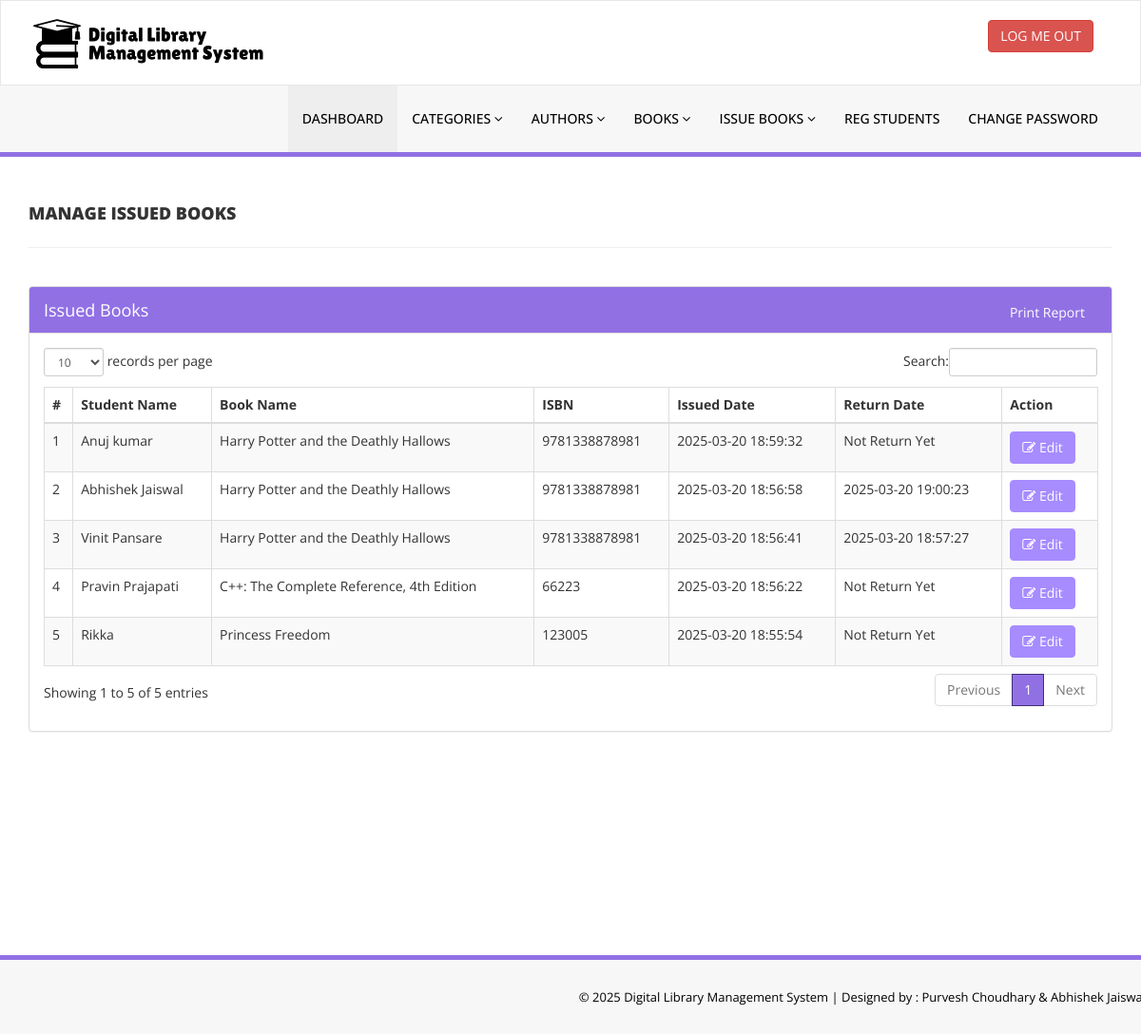
The page /admin/manage-issued-books.php (signed in) on the database as committed earlier.
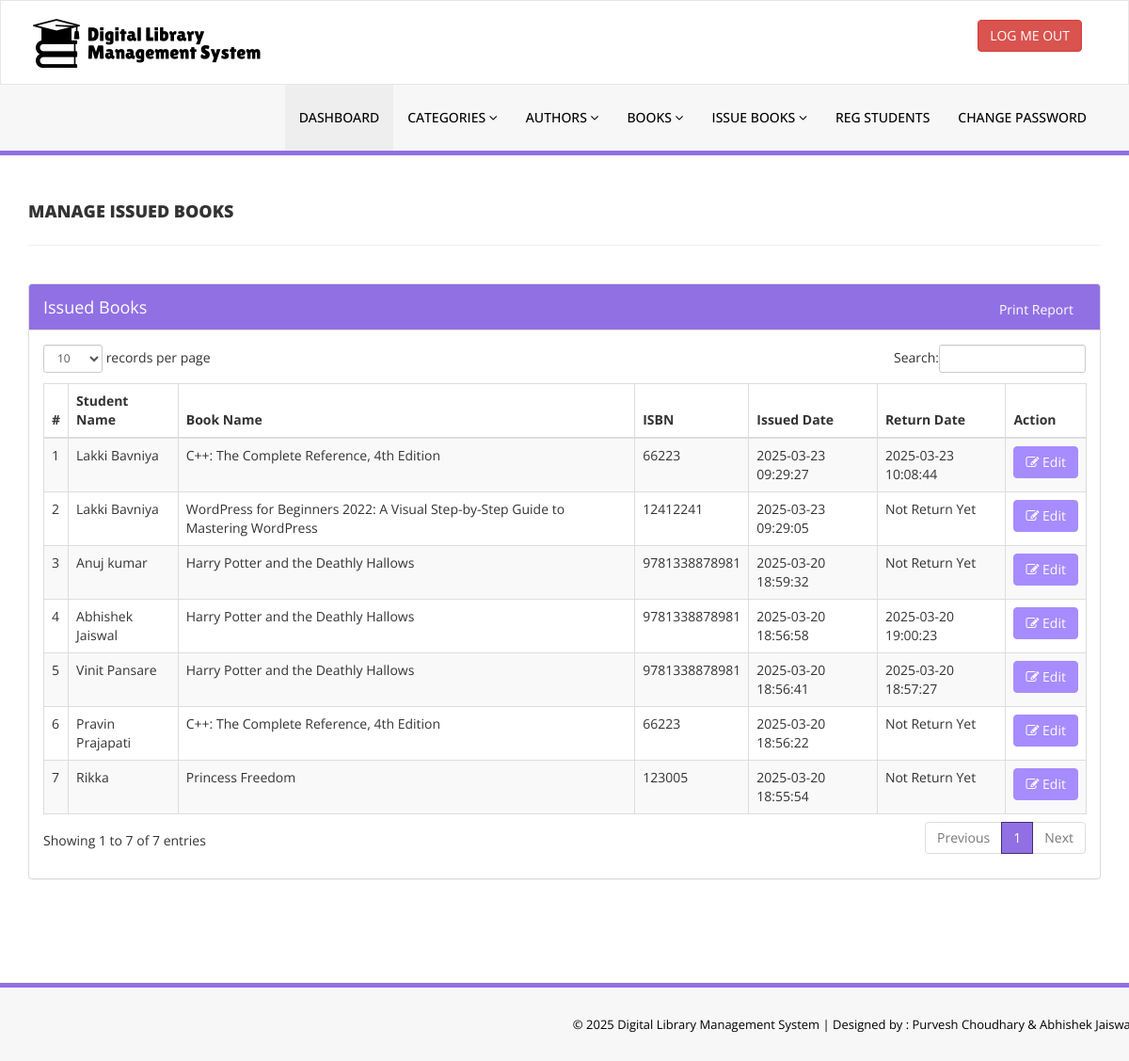
The same page on the database as committed later.
### tables this page shows
CREATE TABLE `tblissuedbookdetails` (
  `id` int(11) NOT NULL,
  `BookId` int(11) DEFAULT NULL,
  `StudentID` varchar(150) DEFAULT NULL,
  `IssuesDate` timestamp NULL DEFAULT current_timestamp(),
  `ReturnDate` timestamp NULL DEFAULT NULL ON UPDATE current_timestamp(),
  `ReturnStatus` int(1) DEFAULT NULL,
  `fine` int(11) DEFAULT NULL
);

CREATE TABLE `tblstudents` (
  `id` int(11) NOT NULL,
  `StudentId` varchar(100) DEFAULT NULL,
  `FullName` varchar(120) DEFAULT NULL,
  `EmailId` varchar(120) DEFAULT NULL,
  `ProfilePic` varchar(255) DEFAULT NULL,
  `MobileNumber` char(13) DEFAULT NULL,
  `Password` varchar(120) DEFAULT NULL,
  `Status` int(1) DEFAULT NULL,
  `RegDate` timestamp NULL DEFAULT current_timestamp(),
  `UpdationDate` timestamp NULL DEFAULT NULL ON UPDATE current_timestamp()
);

CREATE TABLE `tblbooks` (
  `id` int(11) NOT NULL,
  `BookName` varchar(255) DEFAULT NULL,
  `CatId` int(11) DEFAULT NULL,
  `AuthorId` int(11) DEFAULT NULL,
  `ISBNNumber` varchar(25) DEFAULT NULL,
  `BookPrice` decimal(10,2) DEFAULT NULL,
  `BookQuantity` int(11) NOT NULL DEFAULT 1,
  `BookAvailQuantity` int(11) NOT NULL DEFAULT 1,
  `bookImage` varchar(250) NOT NULL,
  `isIssued` int(1) DEFAULT NULL,
  `RegDate` timestamp NULL DEFAULT current_timestamp(),
  `UpdationDate` timestamp NULL DEFAULT NULL ON UPDATE current_timestamp()
);

### admin/manage-issued-books.php (the view, shortened to what this page needs)
<?php
include('includes/config.php');
if(strlen($_SESSION['alogin'])==0)
    {
header('location:index.php');
}
else{
    ?>
<!DOCTYPE html>
<html xmlns="http://www.w3.org/1999/xhtml">
<head>
    <link href="assets/css/bootstrap.css" rel="stylesheet" />
    <link href="assets/css/font-awesome.css" rel="stylesheet" />
    <link href="assets/js/dataTables/dataTables.bootstrap.css" rel="stylesheet" />
    <link href="assets/css/style.css" rel="stylesheet" />
</head>
<body>
<?php include('includes/header.php');?>
    <div class="content-wrapper">
         <div class="container">
        <div class="row pad-botm">
            <div class="col-md-12">
                <h4 class="header-line">Manage Issued Books</h4>
    </div>
     <div class="row">
</div>
        </div>
            <div class="row">
                <div class="col-md-12">
                    <div class="panel panel-default">
                        <div class="panel-heading">
                          Issued Books
                          <button class="btn btn-info" style="float:right" onclick="openColumnSelector()">Print Report</button>
                        </div>
                        <div class="panel-body">
                            <div class="table-responsive">
                                <table class="table table-striped table-bordered table-hover" id="dataTables-example">
                                    <thead>
                                        <tr>
                                            <th>#</th>
                                            <th>Student Name</th>
                                            <th>Book Name</th>
                                            <th>ISBN </th>
                                            <th>Issued Date</th>
                                            <th>Return Date</th>
                                            <th>Action</th>
                                        </tr>
                                    </thead>
                                    <tbody>
<?php $sql = "SELECT tblstudents.FullName,tblbooks.BookName,tblbooks.ISBNNumber,tblissuedbookdetails.IssuesDate,tblissuedbookdetails.ReturnDate,tblissuedbookdetails.id as rid from  tblissuedbookdetails join tblstudents on tblstudents.StudentId=tblissuedbookdetails.StudentId join tblbooks on tblbooks.id=tblissuedbookdetails.BookId order by tblissuedbookdetails.id desc";
$query = $dbh -> prepare($sql);
$query->execute();
$results=$query->fetchAll(PDO::FETCH_OBJ);
$cnt=1;
if($query->rowCount() > 0)
{
foreach($results as $result)
{               ?>
                                        <tr class="odd gradeX">
                                            <td class="center"><?php echo htmlentities($cnt);?></td>
                                            <td class="center"><?php echo htmlentities($result->FullName);?></td>
                                            <td class="center"><?php echo htmlentities($result->BookName);?></td>
                                            <td class="center"><?php echo htmlentities($result->ISBNNumber);?></td>
                                            <td class="center"><?php echo htmlentities($result->IssuesDate);?></td>
                                            <td class="center"><?php if($result->ReturnDate=="")
                                            {
                                                echo htmlentities("Not Return Yet");
                                            } else {
                                            echo htmlentities($result->ReturnDate);
}
                                            ?></td>
                                            <td class="center">
                                            <a href="update-issue-bookdeails.php?rid=<?php echo htmlentities($result->rid);?>"><button class="btn btn-primary"><i class="fa fa-edit "></i> Edit</button>
                                            </td>
                                        </tr>
 <?php $cnt=$cnt+1;}} ?>
                                    </tbody>
                                </table>
                            </div>
                        </div>
                    </div>
                </div>
            </div>
    </div>
    </div>
  <?php include('includes/footer.php');?>
</body>
</html>
<?php } ?>

### admin/includes/header.php (shortened to what this page needs)
<div class="navbar navbar-inverse set-radius-zero" >
        <div class="container">
            <div class="navbar-header">
                <a class="navbar-brand">
                    <img src="assets/img/logo.png" />
                </a>
            </div>
            <div class="right-div">
                <a href="logout.php" class="btn btn-danger pull-right">LOG ME OUT</a>
            </div>
        </div>
    </div>
    <section class="menu-section">
        <div class="container">
            <div class="row ">
                <div class="col-md-12">
                    <div class="navbar-collapse collapse ">
                        <ul id="menu-top" class="nav navbar-nav navbar-right">
                            <li><a href="dashboard.php" class="menu-top-active">DASHBOARD</a></li>
                            <li>
                                <a href="#" class="dropdown-toggle" id="ddlmenuItem" data-toggle="dropdown"> Categories <i class="fa fa-angle-down"></i></a>
                            </li>
                            <li>
                                <a href="#" class="dropdown-toggle" id="ddlmenuItem" data-toggle="dropdown"> Authors <i class="fa fa-angle-down"></i></a>
                            </li>
 <li>
                                <a href="#" class="dropdown-toggle" id="ddlmenuItem" data-toggle="dropdown"> Books <i class="fa fa-angle-down"></i></a>
                            </li>
                           <li>
                                <a href="#" class="dropdown-toggle" id="ddlmenuItem" data-toggle="dropdown"> Issue Books <i class="fa fa-angle-down"></i></a>
                            </li>
                             <li><a href="reg-students.php">Reg Students</a></li>
  <li><a href="change-password.php">Change Password</a></li>
                        </ul>
                    </div>
                </div>
            </div>
        </div>
    </section>

### admin/includes/footer.php
<section class="footer-section">
     <div class="container">
         <div class="row">
             <div class="col-md-12">
                &copy; <?php echo date('Y');?> Digital Library Management System |<a href="https://gamedevpurvesh.blogspot.com/" target="_blank"  > Designed by : Purvesh Choudhary & Abhishek Jaiswal </a>
             </div>
         </div>
     </div>
 </section>

### admin/assets/css/style.css (style rules this page uses)
.set-radius-zero { border-radius:0px; -moz-border-radius:0px; -webkit-border-radius:0px; }
.content-wrapper { margin-top: 40px; min-height:800px; padding-bottom:90px; }
.header-line { font-weight:900; padding-bottom:25px; border-bottom:1px solid #eeeeee; text-transform:uppercase; }
.pad-botm { padding-bottom:30px; }
.right-div { float: right; padding: 20px; }
#menu-top a { color:#000; text-decoration:none; font-weight:500; padding: 25px 15px 25px 15px; text-transform:uppercase; }
.menu-section { background-color: #f7f7f7; border-bottom:5px solid #9170E4; width:100% }
.menu-top-active { background-color:#eeeeee; }
.navbar-inverse { background-color: #FFF; border-color: rgba(155, 153, 153, 0.23); }
.navbar { min-height: 90px; margin-bottom: 0px; }
.footer-section { padding:25px 50px 25px 50px; color:#000; font-size:13px; background-color: #f7f7f7; text-align:right; border-top:5px solid #9170E4; }
.footer-section a, .footer-section a:hover { color:#000; }

Rows that differ between the two databases and show on the page:
added tblissuedbookdetails: tblstudents.FullName "Lakki Bavniya", BookId.BookName "C++: The Complete Reference, 4th Edition", BookId.ISBNNumber "66223", IssuesDate "2025-03-23 09:29:27", ReturnDate "2025-03-23 10:08:44"
added tblissuedbookdetails: tblstudents.FullName "Lakki Bavniya", BookId.BookName "WordPress for Beginners 2022: A Visual Step-by-Step Guide to Mastering WordPress", BookId.ISBNNumber "12412241", IssuesDate "2025-03-23 09:29:05"
Other text that changed with them:
text written by a page script: "records per page Search: Showing 1 to 5 of 5 entries Previous 1 Next" → "records per page Search: Showing 1 to 7 of 7 entries Previous 1 Next"
